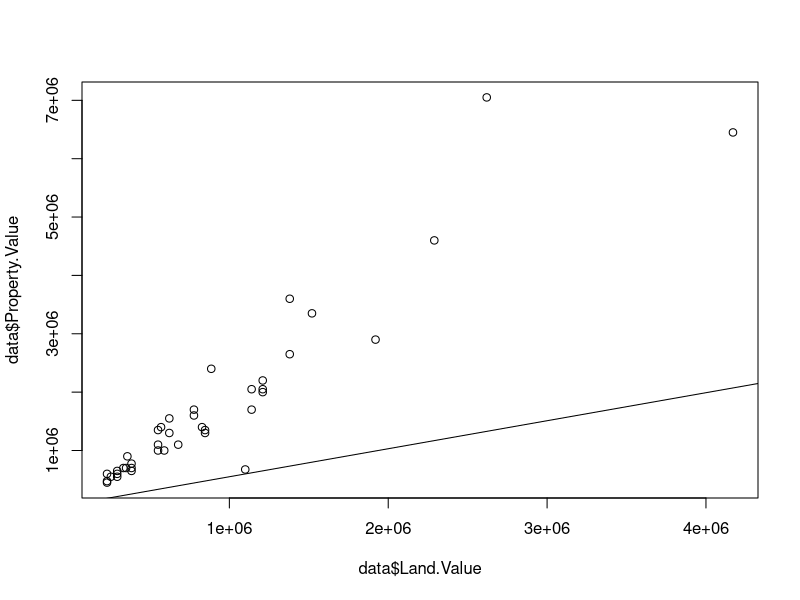

The R script that drew this image: (Note: this script raises an error after producing the figure.)
## ---- chunk 1
library(tidyverse)
## ---- chunk 2
data <- read.csv("Data.csv") %>% select(c("Property.number", "Property.Value", "Land.Value")) # remove 78802
## ---- chunk 3
data
## ---- chunk 4
model <- lm(Land.Value ~ Property.Value, data = data)
## ---- chunk 5
summary(model)
## ---- chunk 6
plot(data$Land.Value, data$Property.Value)
abline(model)
## ---- chunk 7
predict(model, newdata = based)
## ---- chunk 8
based <- data.frame(
  Property.Value = c(2000000)
)
## ---- chunk 9
saveRDS(model, file = "LandValEstimator.RDS")
